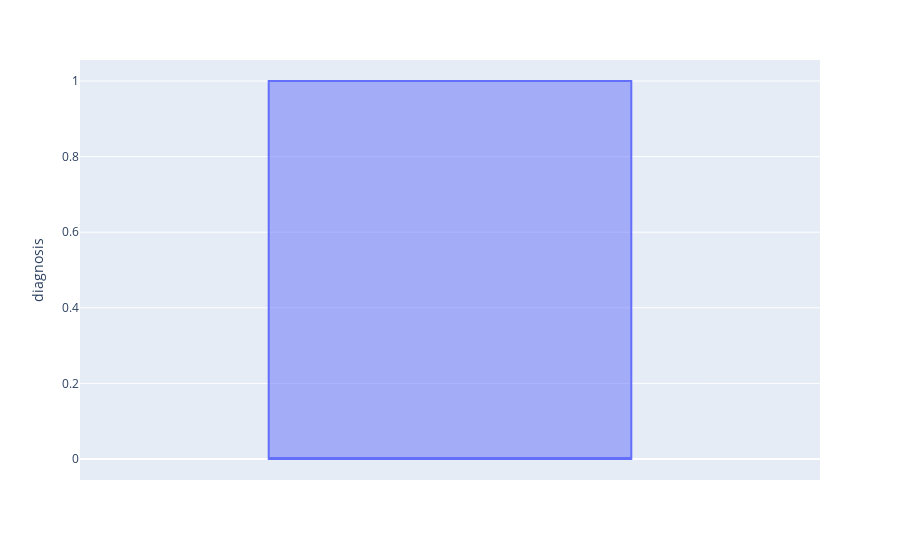
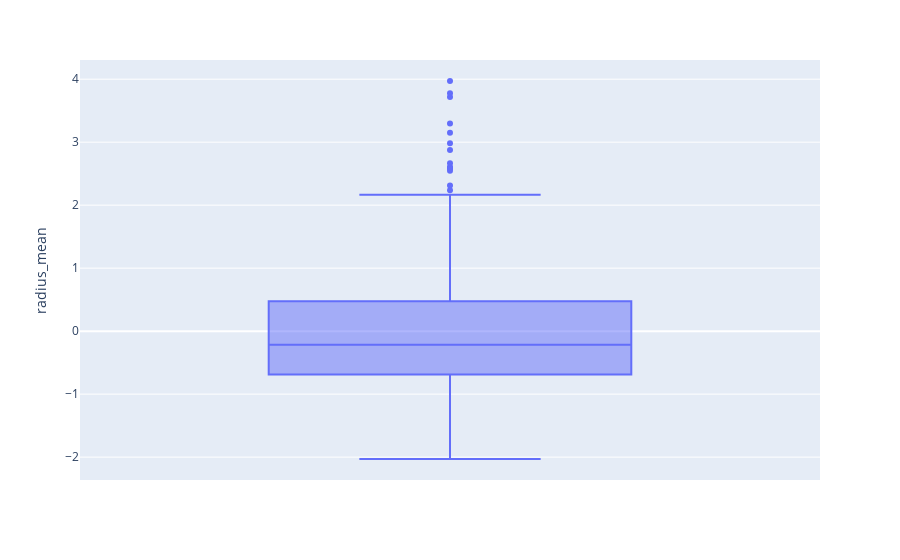
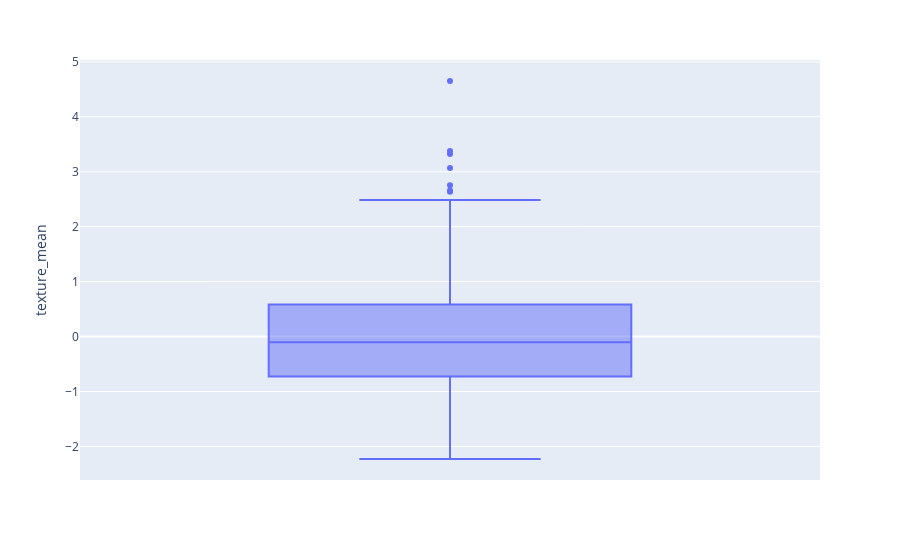
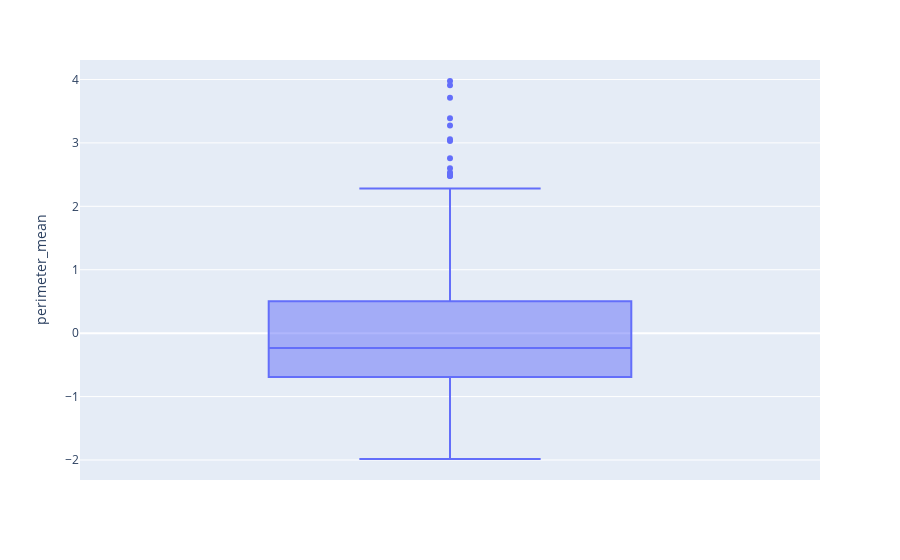

The code cell stored with these charts, in order, in its notebook:
### Code cell
%matplotlib inline
import plotly.express as px

for col in df_train.columns:
    fig = px.box(df_train[col], y = col)
    fig.show()

### Figure 1 — Plotly figure (JSON) as saved in the notebook; plotly's stock layout.template omitted (floating-point values rounded to 4 significant figures; data arrays with more than 128 entries replaced by an {"elided": "..."} marker saying what was removed)
{"data": [{"alignmentgroup": "True", "hovertemplate": "diagnosis=%{y}<extra></extra>", "legendgroup": "", "marker": {"color": "#636efa"}, "name": "", "notched": false, "offsetgroup": "", "orientation": "v", "showlegend": false, "type": "box", "x0": " ", "xaxis": "x", "y": {"elided": "569 int values"}, "y0": " ", "yaxis": "y"}], "layout": {"boxmode": "group", "legend": {"tracegroupgap": 0}, "margin": {"t": 60}, "xaxis": {"anchor": "y", "domain": [0, 1]}, "yaxis": {"anchor": "x", "domain": [0, 1], "title": {"text": "diagnosis"}}}}

### Figure 2 — Plotly figure (JSON) as saved in the notebook; plotly's stock layout.template omitted (floating-point values rounded to 4 significant figures; data arrays with more than 128 entries replaced by an {"elided": "..."} marker saying what was removed)
{"data": [{"alignmentgroup": "True", "hovertemplate": "radius_mean=%{y}<extra></extra>", "legendgroup": "", "marker": {"color": "#636efa"}, "name": "", "notched": false, "offsetgroup": "", "orientation": "v", "showlegend": false, "type": "box", "x0": " ", "xaxis": "x", "y": {"elided": "569 float values"}, "y0": " ", "yaxis": "y"}], "layout": {"boxmode": "group", "legend": {"tracegroupgap": 0}, "margin": {"t": 60}, "xaxis": {"anchor": "y", "domain": [0, 1]}, "yaxis": {"anchor": "x", "domain": [0, 1], "title": {"text": "radius_mean"}}}}

### Figure 3 — Plotly figure (JSON) as saved in the notebook; plotly's stock layout.template omitted (floating-point values rounded to 4 significant figures; data arrays with more than 128 entries replaced by an {"elided": "..."} marker saying what was removed)
{"data": [{"alignmentgroup": "True", "hovertemplate": "texture_mean=%{y}<extra></extra>", "legendgroup": "", "marker": {"color": "#636efa"}, "name": "", "notched": false, "offsetgroup": "", "orientation": "v", "showlegend": false, "type": "box", "x0": " ", "xaxis": "x", "y": {"elided": "569 float values"}, "y0": " ", "yaxis": "y"}], "layout": {"boxmode": "group", "legend": {"tracegroupgap": 0}, "margin": {"t": 60}, "xaxis": {"anchor": "y", "domain": [0, 1]}, "yaxis": {"anchor": "x", "domain": [0, 1], "title": {"text": "texture_mean"}}}}

### Figure 4 — Plotly figure (JSON) as saved in the notebook; plotly's stock layout.template omitted (floating-point values rounded to 4 significant figures; data arrays with more than 128 entries replaced by an {"elided": "..."} marker saying what was removed)
{"data": [{"alignmentgroup": "True", "hovertemplate": "perimeter_mean=%{y}<extra></extra>", "legendgroup": "", "marker": {"color": "#636efa"}, "name": "", "notched": false, "offsetgroup": "", "orientation": "v", "showlegend": false, "type": "box", "x0": " ", "xaxis": "x", "y": {"elided": "569 float values"}, "y0": " ", "yaxis": "y"}], "layout": {"boxmode": "group", "legend": {"tracegroupgap": 0}, "margin": {"t": 60}, "xaxis": {"anchor": "y", "domain": [0, 1]}, "yaxis": {"anchor": "x", "domain": [0, 1], "title": {"text": "perimeter_mean"}}}}
